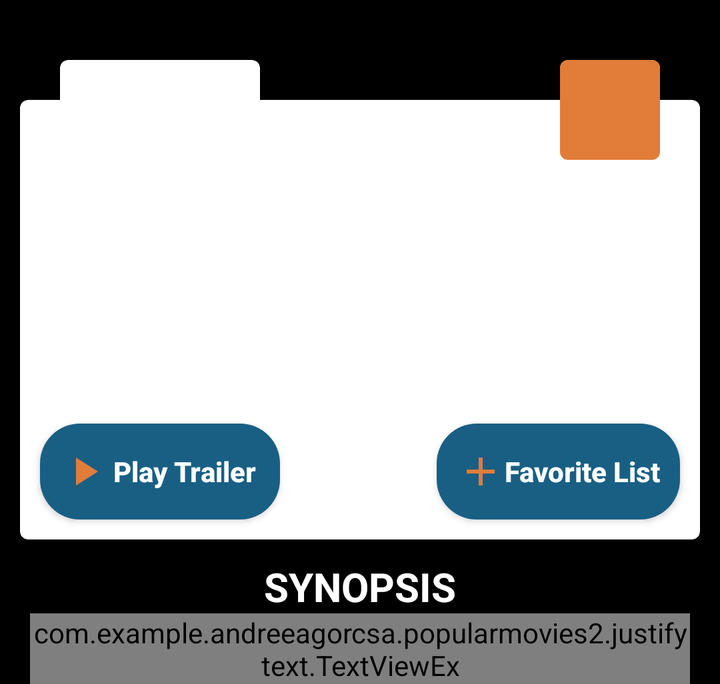
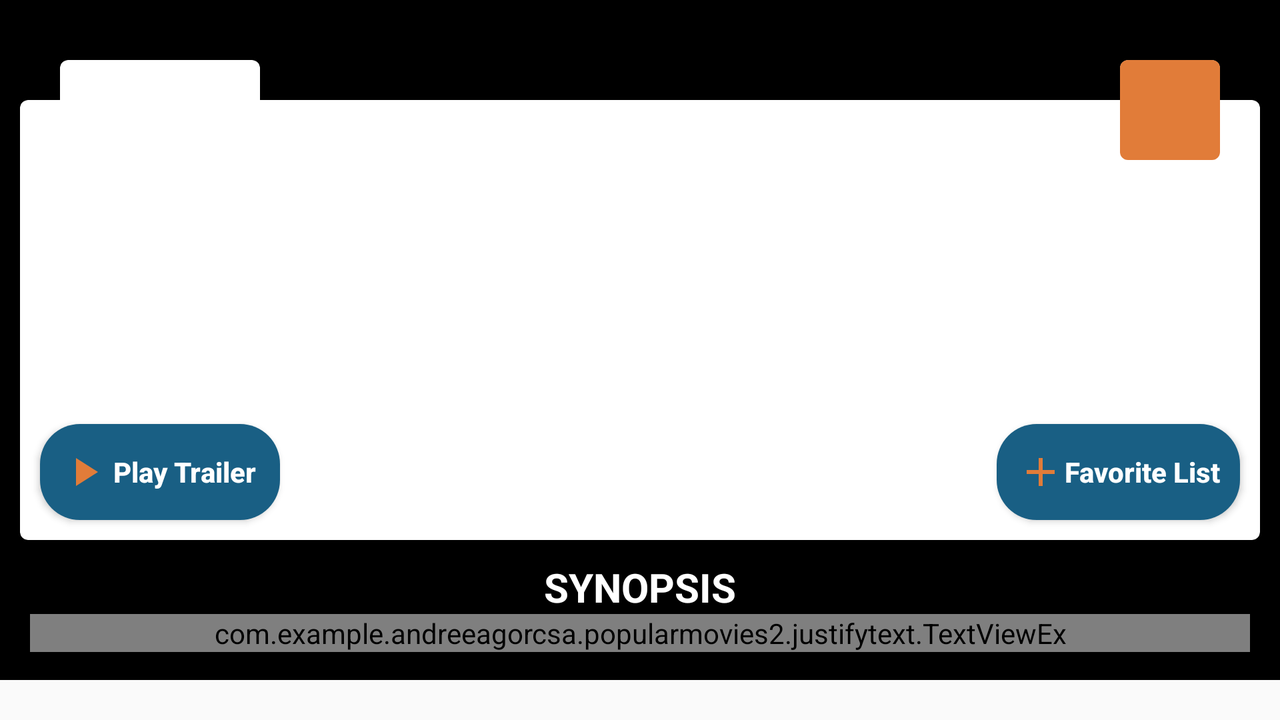

The same Android screen from two of the app's own layout files: first res/layout/ as a phone draws it, then the repository's variant for another configuration, drawn on a device whose configuration selects that folder. Both files follow.
<!-- AndroidManifest.xml: application theme AppTheme -->
<!-- res/layout/overview_item.xml -->
<?xml version="1.0" encoding="utf-8"?>
<layout xmlns:android="http://schemas.android.com/apk/res/android">
    <LinearLayout xmlns:app="http://schemas.android.com/apk/res-auto"
        android:layout_width="match_parent"
        android:layout_height="wrap_content"
        android:background="@color/colorBlack"
        android:orientation="vertical">

        <FrameLayout
            android:id="@+id/overview_item"
            android:layout_width="match_parent"
            android:layout_height="250dp"
            android:layout_marginTop="20dp">

            <androidx.cardview.widget.CardView
                android:id="@+id/white_background"
                android:layout_width="match_parent"
                android:layout_height="match_parent"
                android:layout_marginLeft="@dimen/layout_margin"
                android:layout_marginTop="30dp"
                android:layout_marginRight="@dimen/layout_margin"
                android:background="@color/colorWhite"
                android:elevation="6dp"
                app:cardCornerRadius="4dp">

                <Button
                    android:id="@+id/play_trailer_button"
                    android:layout_width="wrap_content"
                    android:layout_height="wrap_content"
                    android:layout_gravity="left|bottom"
                    android:layout_margin="@dimen/layout_margin"
                    android:layout_marginBottom="20dp"
                    android:background="@drawable/capsule_button"
                    android:drawableLeft="@drawable/ic_play"
                    android:elevation="4dp"
                    android:paddingLeft="@dimen/layout_margin"
                    android:paddingRight="@dimen/layout_margin"
                    android:textAllCaps="false"
                    android:onClick="onPlayTrailer"
                    android:text="Play Trailer"
                    android:textColor="@color/colorWhite"
                    android:textStyle="bold" />

                <Button
                    android:id="@+id/favorite_button"
                    android:layout_width="wrap_content"
                    android:layout_height="wrap_content"
                    android:layout_gravity="right|bottom"
                    android:layout_margin="@dimen/layout_margin"
                    android:layout_marginBottom="20dp"
                    android:background="@drawable/capsule_button"
                    android:drawableLeft="@drawable/ic_add"
                    android:elevation="4dp"
                    android:paddingLeft="@dimen/layout_margin"
                    android:paddingRight="@dimen/layout_margin"
                    android:text="Favorite List"
                    android:onClick="onPlayTrailer"
                    android:textAllCaps="false"
                    android:textColor="@color/colorWhite"
                    android:textStyle="bold" />

                <TextView
                    android:id="@+id/movie_title_detail"
                    android:layout_width="match_parent"
                    android:layout_height="wrap_content"
                    android:layout_gravity="left"
                    android:layout_marginLeft="150dp"
                    android:layout_marginTop="30dp"
                    android:layout_marginRight="@dimen/layout_margin"
                    android:fontFamily="sans-serif"
                    android:lines="3"
                    android:minLines="1"
                    android:textSize="20sp"
                    android:textStyle="bold" />

                <TextView
                    android:id="@+id/movie_date_detail"
                    android:layout_width="wrap_content"
                    android:layout_height="wrap_content"
                    android:layout_marginLeft="150dp"
                    android:layout_marginTop="110dp"
                    android:textColor="#e17c39"
                    android:fontFamily="sans-serif" />

            </androidx.cardview.widget.CardView>

            <androidx.cardview.widget.CardView
                android:layout_width="100dp"
                android:layout_height="150dp"
                android:layout_marginLeft="30dp"
                android:layout_marginTop="@dimen/layout_margin"
                android:elevation="6dp"
                app:cardCornerRadius="4dp">

                <ImageView
                    android:id="@+id/movie_poster_detail"
                    android:layout_width="100dp"
                    android:layout_height="150dp" />

            </androidx.cardview.widget.CardView>

            <androidx.cardview.widget.CardView
                android:layout_width="50dp"
                android:layout_height="50dp"
                android:layout_gravity="right"
                android:layout_marginTop="@dimen/layout_margin"
                android:layout_marginRight="30dp"
                android:elevation="6dp"
                app:cardCornerRadius="4dp">

                <TextView
                    android:id="@+id/score_detail"
                    android:layout_width="50dp"
                    android:layout_height="50dp"
                    android:background="#e17c39"
                    android:gravity="center_horizontal"
                    android:lines="2"
                    android:paddingTop="@dimen/layout_margin"
                    android:textColor="@color/colorWhite"
                    android:textSize="15sp"
                    android:textStyle="bold" />
            </androidx.cardview.widget.CardView>

        </FrameLayout>

        <TextView
            android:id="@+id/synopsis_label"
            android:layout_width="wrap_content"
            android:layout_height="wrap_content"
            android:layout_marginTop="@dimen/layout_margin"
            android:fontFamily="sans-serif"
            android:text="Synopsis"
            android:layout_gravity="center"
            android:textAllCaps="true"
            android:textColor="@color/colorWhite"
            android:textSize="20sp"
            android:textStyle="bold" />

        <com.example.andreeagorcsa.popularmovies2.justifytext.TextViewEx
            android:id="@+id/synopsis_content"
            android:layout_width="match_parent"
            android:layout_height="wrap_content"
            android:layout_marginLeft="15dp"
            android:layout_marginRight="15dp"
            android:fontFamily="sans-serif"
            android:textColor="@color/colorWhite" />
    </LinearLayout>
</layout>
<!-- resources referenced by this layout -->
<resources>
  <color name="colorBlack">#000000</color>
  <color name="colorWhite">#FFFFFF</color>
  <dimen name="layout_margin">10dp</dimen>
  <!-- drawable capsule_button (drawable) -->
  <?xml version="1.0" encoding="utf-8"?>
  <shape xmlns:android="http://schemas.android.com/apk/res/android"
      android:shape="rectangle">
  
      <corners android:radius="20dp" />
  
      <solid android:color="#195f84"/>
  
      <padding
          android:bottom="0dp"
          android:left="0dp"
          android:right="0dp"
          android:top="0dp" />
  
      <size
          android:width="120dp"
          android:height="10dp" />
  </shape>
  <!-- drawable ic_add (drawable) -->
  <vector xmlns:android="http://schemas.android.com/apk/res/android"
          android:width="24dp"
          android:height="24dp"
          android:viewportWidth="24.0"
          android:viewportHeight="24.0">
      <path
          android:fillColor="#e17c39"
          android:pathData="M19,13h-6v6h-2v-6H5v-2h6V5h2v6h6v2z"/>
  </vector>
  <!-- drawable ic_play (drawable) -->
  <vector xmlns:android="http://schemas.android.com/apk/res/android"
          android:width="24dp"
          android:height="24dp"
          android:viewportWidth="24.0"
          android:viewportHeight="24.0">
      <path
          android:fillColor="#e17c39"
          android:pathData="M8,5v14l11,-7z"/>
  </vector>
  <style name="AppTheme" parent="Theme.AppCompat.Light.NoActionBar">
          
          <item name="colorPrimary">@color/colorPrimary</item>
          <item name="colorPrimaryDark">@color/colorPrimaryDark</item>
          <item name="colorAccent">@color/colorAccent</item>
          <item name="windowActionBar">false</item>
          <item name="windowNoTitle">true</item>
      </style>
  <color name="colorPrimary">#008577</color>
  <color name="colorPrimaryDark">#195f84</color>
  <color name="colorAccent">#e17c39</color>
</resources>
<!-- res/layout-land/overview_item.xml (the repository's variant of the layout above) -->
<!-- drawn on the phone turned sideways -->
<?xml version="1.0" encoding="utf-8"?>
<layout xmlns:android="http://schemas.android.com/apk/res/android">
    <LinearLayout xmlns:app="http://schemas.android.com/apk/res-auto"
        android:layout_width="match_parent"
        android:layout_height="wrap_content"
        android:background="@color/colorBlack"
        android:layout_marginBottom="20dp"
        android:orientation="vertical">

        <FrameLayout
            android:id="@+id/overview_item"
            android:layout_width="match_parent"
            android:layout_height="250dp"
            android:layout_marginTop="20dp">

            <androidx.cardview.widget.CardView
                android:id="@+id/white_background"
                android:layout_width="match_parent"
                android:layout_height="match_parent"
                android:layout_marginLeft="@dimen/layout_margin"
                android:layout_marginTop="30dp"
                android:layout_marginRight="@dimen/layout_margin"
                android:background="@color/colorWhite"
                android:elevation="6dp"
                app:cardCornerRadius="4dp">

                <Button
                    android:id="@+id/play_trailer_button"
                    android:layout_width="wrap_content"
                    android:layout_height="wrap_content"
                    android:layout_gravity="left|bottom"
                    android:layout_margin="@dimen/layout_margin"
                    android:layout_marginBottom="20dp"
                    android:background="@drawable/capsule_button"
                    android:drawableLeft="@drawable/ic_play"
                    android:elevation="4dp"
                    android:paddingLeft="@dimen/layout_margin"
                    android:paddingRight="@dimen/layout_margin"
                    android:textAllCaps="false"
                    android:onClick="onPlayTrailer"
                    android:text="Play Trailer"
                    android:textColor="@color/colorWhite"
                    android:textStyle="bold" />

                <Button
                    android:id="@+id/favorite_button"
                    android:layout_width="wrap_content"
                    android:layout_height="wrap_content"
                    android:layout_gravity="right|bottom"
                    android:layout_margin="@dimen/layout_margin"
                    android:layout_marginBottom="20dp"
                    android:background="@drawable/capsule_button"
                    android:drawableLeft="@drawable/ic_add"
                    android:elevation="4dp"
                    android:paddingLeft="@dimen/layout_margin"
                    android:paddingRight="@dimen/layout_margin"
                    android:text="Favorite List"
                    android:onClick="onPlayTrailer"
                    android:textAllCaps="false"
                    android:textColor="@color/colorWhite"
                    android:textStyle="bold" />

                <TextView
                    android:id="@+id/movie_title_detail"
                    android:layout_width="match_parent"
                    android:layout_height="wrap_content"
                    android:layout_gravity="left"
                    android:layout_marginLeft="150dp"
                    android:layout_marginTop="30dp"
                    android:layout_marginRight="@dimen/layout_margin"
                    android:fontFamily="sans-serif"
                    android:lines="3"
                    android:minLines="1"
                    android:textSize="20sp"
                    android:textStyle="bold" />

                <TextView
                    android:id="@+id/movie_date_detail"
                    android:layout_width="wrap_content"
                    android:layout_height="wrap_content"
                    android:layout_marginLeft="150dp"
                    android:layout_marginTop="110dp"
                    android:textColor="#e17c39"
                    android:fontFamily="sans-serif" />

            </androidx.cardview.widget.CardView>

            <androidx.cardview.widget.CardView
                android:layout_width="100dp"
                android:layout_height="150dp"
                android:layout_marginLeft="30dp"
                android:layout_marginTop="@dimen/layout_margin"
                android:elevation="6dp"
                app:cardCornerRadius="4dp">

                <ImageView
                    android:id="@+id/movie_poster_detail"
                    android:layout_width="100dp"
                    android:layout_height="150dp" />

            </androidx.cardview.widget.CardView>

            <androidx.cardview.widget.CardView
                android:layout_width="50dp"
                android:layout_height="50dp"
                android:layout_gravity="right"
                android:layout_marginTop="@dimen/layout_margin"
                android:layout_marginRight="30dp"
                android:elevation="6dp"
                app:cardCornerRadius="4dp">

                <TextView
                    android:id="@+id/score_detail"
                    android:layout_width="50dp"
                    android:layout_height="50dp"
                    android:background="#e17c39"
                    android:gravity="center_horizontal"
                    android:lines="2"
                    android:paddingTop="@dimen/layout_margin"
                    android:textColor="@color/colorWhite"
                    android:textSize="15sp"
                    android:textStyle="bold" />
            </androidx.cardview.widget.CardView>

        </FrameLayout>

        <TextView
            android:id="@+id/synopsis_label"
            android:layout_width="wrap_content"
            android:layout_height="wrap_content"
            android:layout_marginTop="@dimen/layout_margin"
            android:fontFamily="sans-serif"
            android:text="Synopsis"
            android:layout_gravity="center"
            android:textAllCaps="true"
            android:textColor="@color/colorWhite"
            android:textSize="20sp"
            android:textStyle="bold" />

        <com.example.andreeagorcsa.popularmovies2.justifytext.TextViewEx
            android:id="@+id/synopsis_content"
            android:layout_width="match_parent"
            android:layout_height="wrap_content"
            android:fontFamily="sans-serif"
            android:layout_marginLeft="15dp"
            android:layout_marginRight="15dp"
            android:textColor="@color/colorWhite" />

        <View
            android:id="@+id/blue_line_view_review"
            android:layout_width="match_parent"
            android:layout_height="2dp"
            android:background="#195f84"
            android:layout_marginLeft="80dp"
            android:layout_marginTop="30dp"
            android:layout_marginRight="80dp"/>
    </LinearLayout>
</layout>
